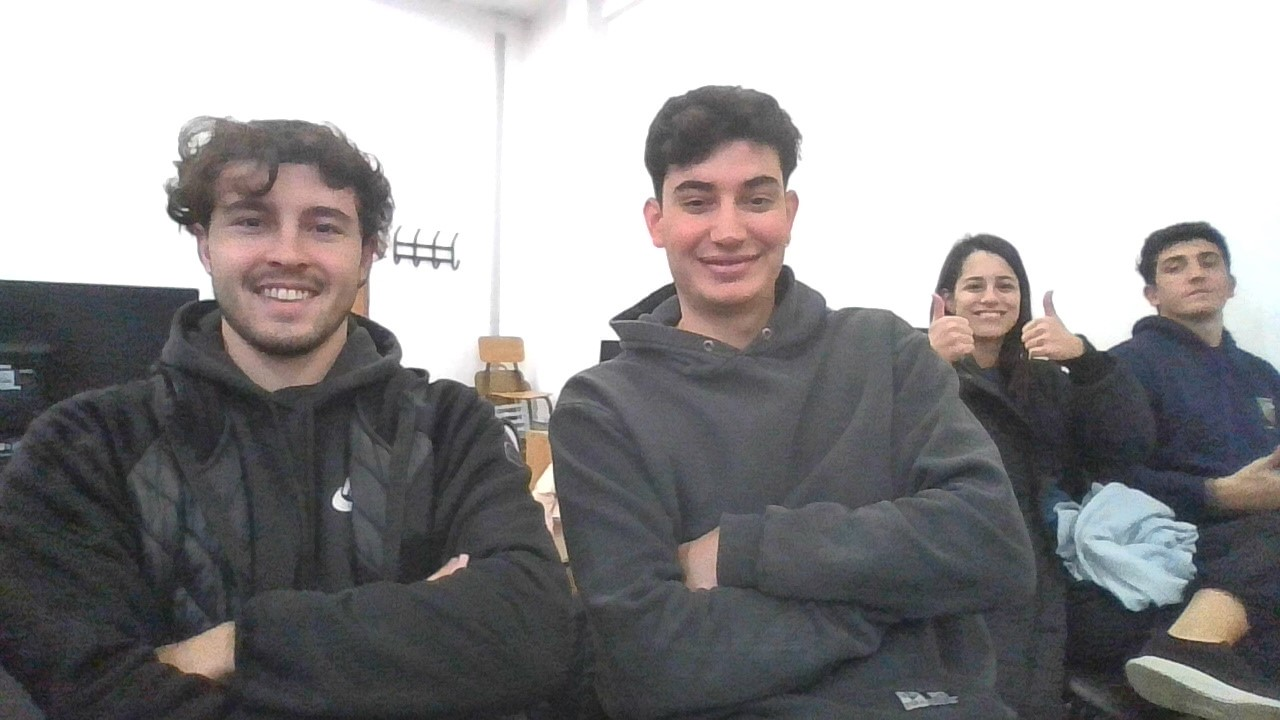
#> input picture kivy/opencv5/im1.jpg, 1280 x 720 px
$ python styching.py
#> lines starting #> are read from the running program, lines starting #| are printed output that depends on the picture
import cv2

image_path=['im1.jpg','im2.jpg','im3.jpg','im4.jpg']

imgs=[]

for i in range(len(image_path)):
    imgs.append(cv2.imread(image_path[i]))
    imgs[i]=cv2.resize(imgs[i],(0,0),fx=0.4,fy=0.4)

cv2.imshow('1', imgs[0])
cv2.imshow('2', imgs[1])
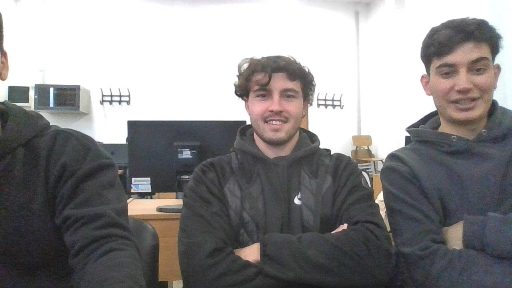
#> window '2': shape (288, 512, 3); mean B, G, R 138.8, 138.1, 139.8
cv2.imshow('3', imgs[2])
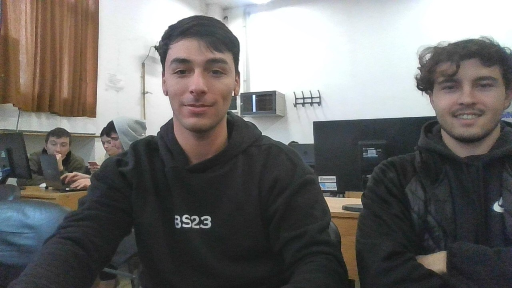
#> window '3': shape (288, 512, 3); mean B, G, R 106.9, 108.7, 110.5
cv2.imshow('4', imgs[3])
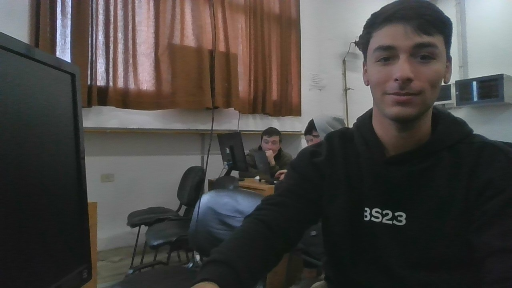
#> window '4': shape (288, 512, 3); mean B, G, R 67.1, 69.8, 72.9

stitchy= cv2.Stitcher.create()
(dummy,output) = stitchy.stitch(imgs)
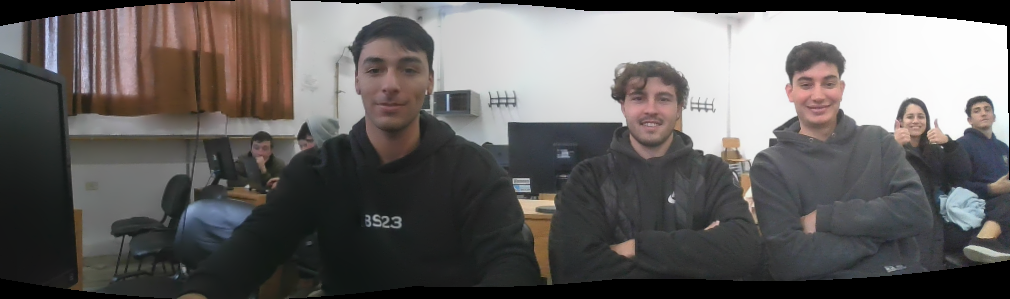
#> output: shape (299, 1010, 3); mean of channels 0, 1, 2 97.8, 99.1, 102; drawn as B, G, R

if dummy != cv2.STITCHER_OK:
    print("can't stitch images, error code = %d"%dummy)
else:
    print("stitching success")

cv2.imshow('final result', output)
cv2.waitKey(0)
